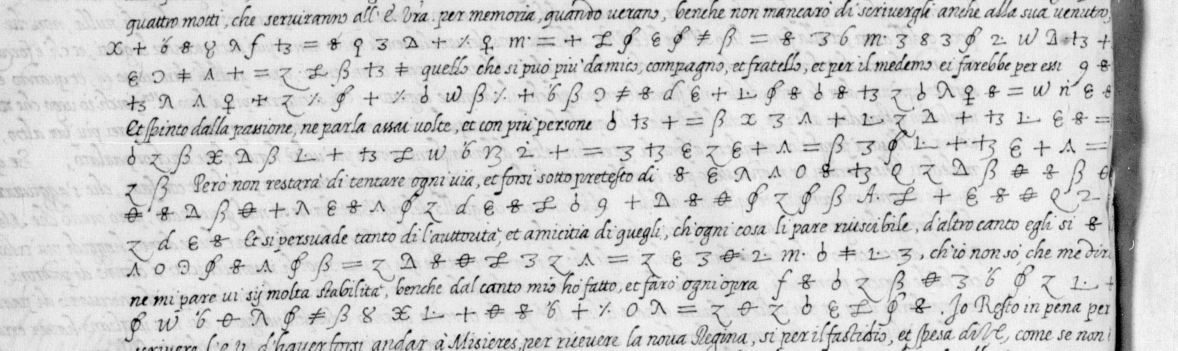
#> input picture ciphers/ceppo-nevers-fr3251-1570s/harvest/f21v/c23_cipher_w.jpg, 3534 x 1051 px (shown at 1/3 size)
$ python cut_r8_tiles.py
#> lines starting #> are read from the running program, lines starting #| are printed output that depends on the picture
"""D22-CEPPO21: cut 4x tiles of every f.21v 8-token (S65/S80) from c23_cipher_w.jpg for the R-8 witness-shape read.
Centres are the worker's own estimates from the 13 iiif_lines bands (band centre y, x located by passC neighbours).
Usage: python3 cut_r8_tiles.py  (run from harvest/f21v/lookalike)"""
from PIL import Image, ImageOps, ImageDraw
T = [  # id, x, y, role
 ("L01.4",545,132,"P"),("L01.10",1105,132,"P"),("L01.27",2360,132,"P"),("L01.32",2750,132,"S"),
 ("L02.2.2",3305,210,"P"),
 ("L03.20",1925,283,"P"),("L03.26",2380,283,"P"),("L03.28",2520,283,"P"),("L03.34",2980,283,"P"),("L03.39",3315,283,"P"),
 ("L04.17",3210,367,"P"),
 ("L06.2.1",2040,542,"P"),("L06.2.6",2475,542,"P"),("L06.2.13",3145,542,"P"),
 ("L07.2",490,604,"S"),("L07.9",1050,604,"S"),("L07.15",1545,604,"S"),("L07.21",2040,604,"S"),("L07.31",2980,604,"S"),
 ("L08.1.4",655,691,"S"),("L08.2.1",3275,691,"S"),
 ("L09.5",650,771,"P"),("L09.12",1265,771,"S"),
 ("L10.2",2415,865,"S"),
 ("L11.9",1105,936,"P"),("L11.14",1560,936,"S"),("L11.28",2775,936,"S"),
]
if __name__ == "__main__":
    im = Image.open("../c23_cipher_w.jpg").convert("L")
#> im is the input picture: PIL image 3534x1051 L; min 0, max 255, mean 208.1
    tiles = []
    for tid, x, y, role in T:
        t = im.crop((x-75, y-50, x+75, y+50)).resize((600, 400), Image.LANCZOS)
        t = ImageOps.autocontrast(t)
        t.save(f"r8_tiles/{tid}.jpg", quality=92)
        tiles.append((tid, t))
#> this loop made 27 passes
#> pass 1, `t = im.crop((x-75, y-50, x+75, y+50)).resize((600, 400), Image.LANCZOS)`:
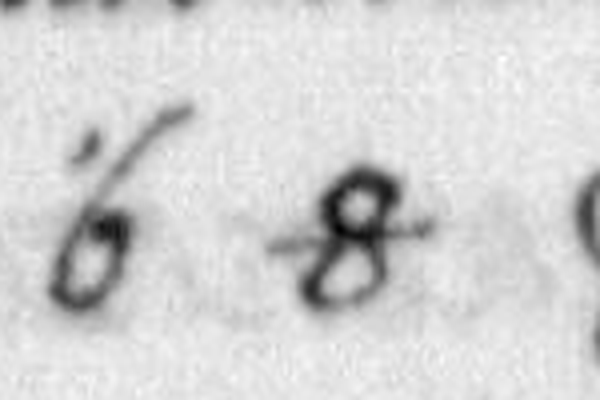
#> t: PIL image 600x400 L; min 1, max 255, mean 210.9
#> pass 2, `t = im.crop((x-75, y-50, x+75, y+50)).resize((600, 400), Image.LANCZOS)`:
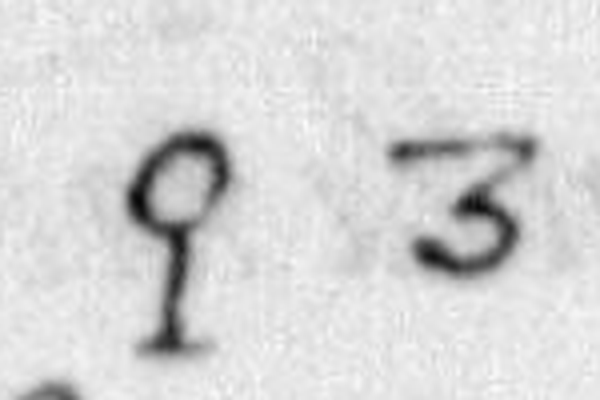
#> t: PIL image 600x400 L; min 7, max 252, mean 214.1
#> after the loop:
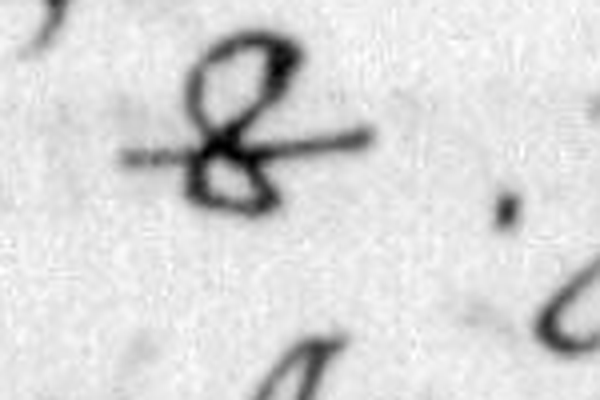
#> t: PIL image 600x400 L; min 0, max 255, mean 215.4
#> after the loop, tiles = 27 items
    for k in range(0, len(tiles), 6):
        batch = tiles[k:k+6]
        sheet = Image.new("L", (1220, 3*430), 255); d = ImageDraw.Draw(sheet)
        for j, (tid, t) in enumerate(batch):
            X, Y = (j % 2)*610, (j//2)*430
            sheet.paste(t, (X, Y+28)); d.text((X+4, Y+4), f"tile {k+j+1}", fill=0)
        sheet.save(f"r8_tiles/sheet{k//6+1}.jpg", quality=90)
#> this loop made 5 passes
#> k on passes 2 to 5: 6, 12, 18, 24
#> pass 1, `sheet.save(f"r8_tiles/sheet{k//6+1}.jpg", quality=90)`:
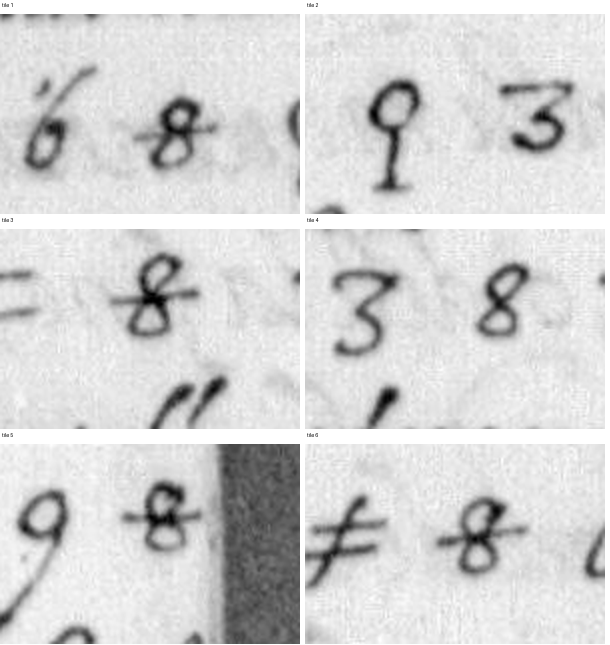
#> saved as sheet1.jpg: PIL image 1220x1290 L (shown at 1/2 size); min 0, max 255, mean 211.9
#> pass 2, `sheet.save(f"r8_tiles/sheet{k//6+1}.jpg", quality=90)`:
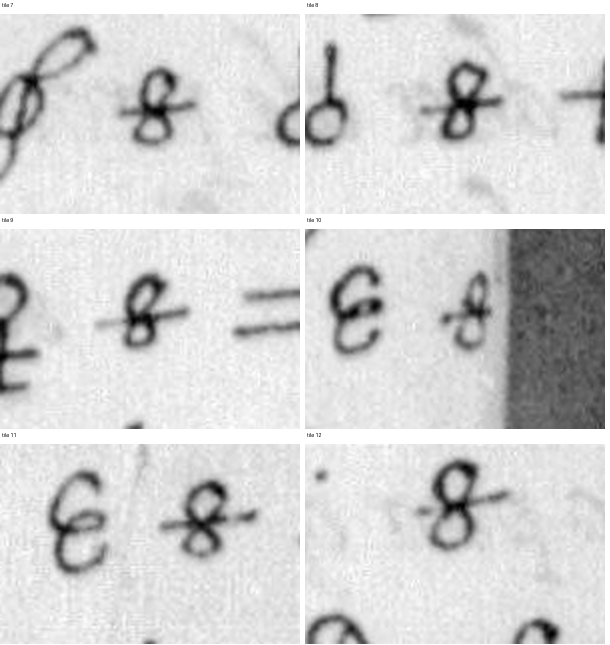
#> saved as sheet2.jpg: PIL image 1220x1290 L (shown at 1/2 size); min 0, max 255, mean 211.6
#> after the loop:
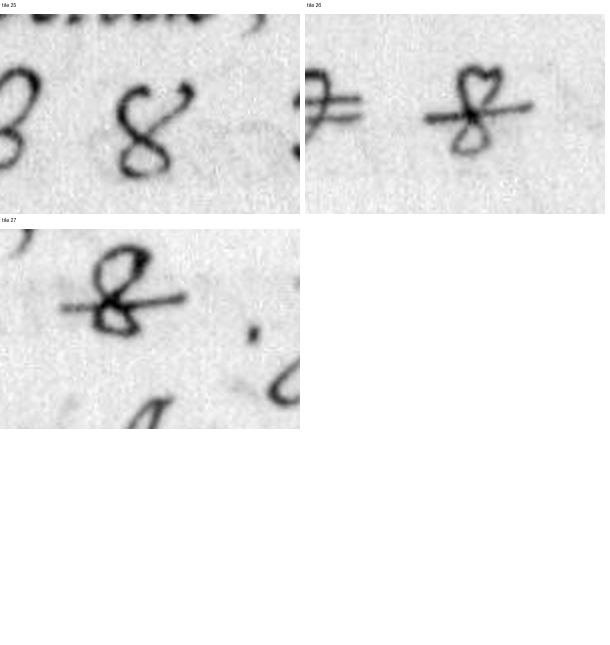
#> sheet: PIL image 1220x1290 L (shown at 1/2 size); min 0, max 255, mean 236.1

$ run again, with ciphers/ceppo-nevers-fr3251-1570s/harvest/f21v/overview_c23.jpg copied over ciphers/ceppo-nevers-fr3251-1570s/harvest/f21v/c23_cipher_w.jpg
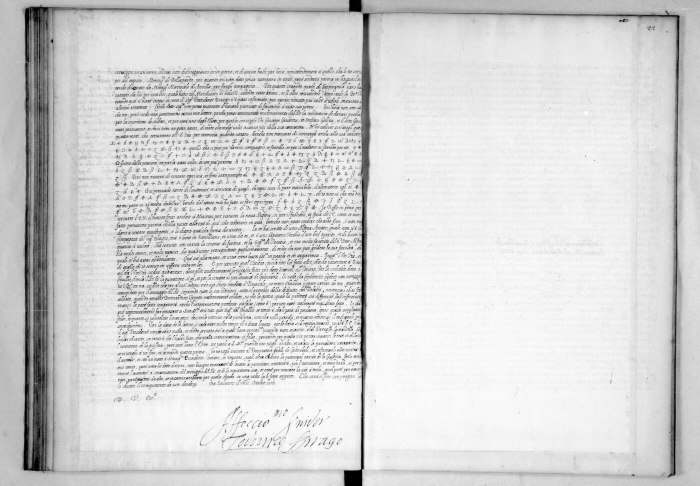
#> input picture ciphers/ceppo-nevers-fr3251-1570s/harvest/f21v/overview_c23.jpg, 1400 x 971 px (shown at 1/2 size)
#> im is the input picture: PIL image 1400x971 L; min 0, max 255, mean 213.8
#> after the loop `for tid, x, y, role in T:`: tiles = 27 items
#> the loop `for k in range(0, len(tiles), 6):` made 5 passes
#> k on passes 2 to 5: 6, 12, 18, 24
#> pass 1, `sheet.save(f"r8_tiles/sheet{k//6+1}.jpg", quality=90)`:
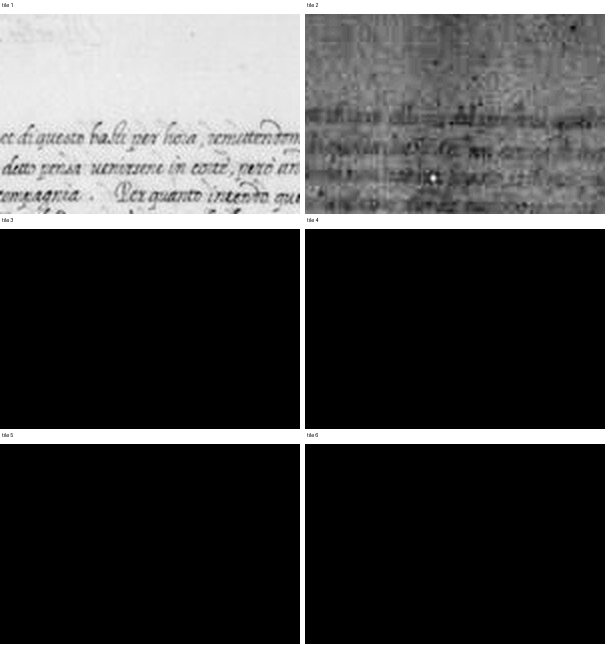
#> saved as sheet1.jpg: PIL image 1220x1290 L (shown at 1/2 size); min 0, max 255, mean 70.8
#> after the loop `for k in range(0, len(tiles), 6):`:
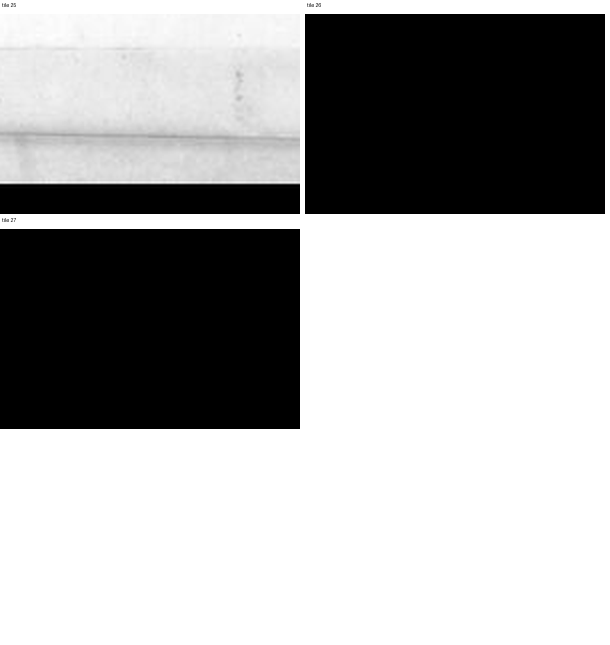
#> sheet: PIL image 1220x1290 L (shown at 1/2 size); min 0, max 255, mean 167.6
